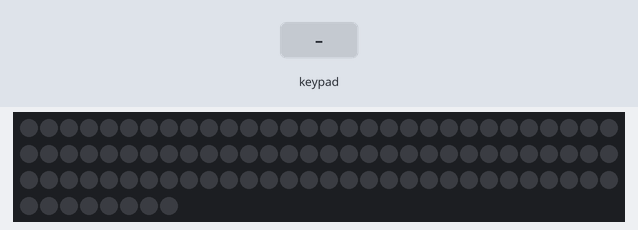
Simulated run of this sketch. Board: Arduino Uno, built with avr-gcc and run on an emulated ATmega328P. On the bench: 98 RGB LEDs in strip order, left to right, continuing on the next row. The test bench sets the inputs (shaded band). Random numbers use the default seed unless the sketch sets one; what the sketch prints to the serial monitor is not drawn.

Above: at 1.2 s.
1.3 s: keypad keys 6 7 8 9 D pressed 0.4 s apart
At 2.73 s:
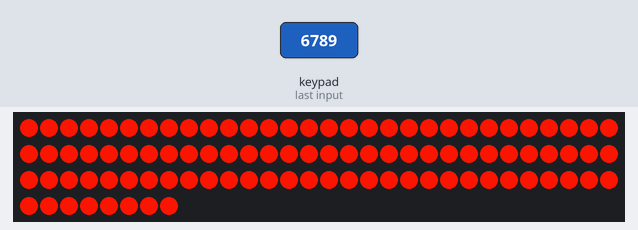
4.8 s: key '2' pressed
At 4.8 s:
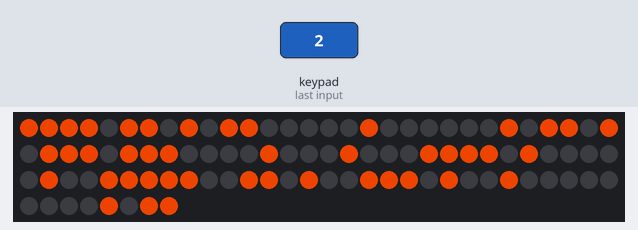
7.8 s: keypad keys 2 3 4 5 # pressed 0.4 s apart
At 9.4 s:
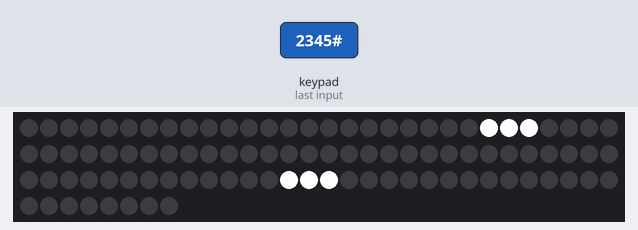

Measured:
- after the input at 1.3 s, the LEDs: change after 1.2 s (image 1)

The sketch:

hat_test.ino
```cpp
//#include "avdweb_VirtualDelay.h"

//VirtualDelay delay1;

# define FASTLED_INTERNAL
# include <FastLED.h>
# include <Keypad.h>
# define NUM_LEDS  98
#define NUM_WHITE   3
//130 for white hat
//115 for black hat
# define LED_PIN 10
int brightNum = 256;
int r = 0;
int g = 0;
int b = 0;
int amount = 1;
int delayNum = 5;
int amountDelay = 1;
boolean delaytf = true;
char key;
int lastDelay = delayNum;
const byte rows = 4; //four rows
const byte cols = 4; //three columns
boolean isHashtagHold = false;
boolean isStarHold = false;
CRGB leds[NUM_LEDS];
boolean wtf = false;
char mode;
unsigned long previousMillis = 0;
const long interval = 50;
char function = '1';
CRGB color = CRGB::Blue;
char keys[rows][cols] = {
  {'1','2','3', 'A'},
  {'4','5','6', 'B'},
  {'7','8','9', 'C'},
  {'*','0','#', 'D'}
};
byte rowPins[rows] = {2, 3, 4, 5}; //connect to the row pinouts of the keypad
byte colPins[cols] = {6, 7, 8, 9}; //connect to the column pinouts of the keypad
Keypad key2 = Keypad( makeKeymap(keys), rowPins, colPins, rows, cols );
void setup() {
  FastLED.addLeds<WS2812, LED_PIN, GRB>(leds, NUM_LEDS);
  // put your setup code here, to run once:
  Serial.begin(9600);
  mode = 'A';
  key2.addEventListener(keypadEvent);
}

void loop() {
//time = millis();
Serial.println(delayNum);
delayThing();
colorChange();
brightness();
  // put your main code here, to run repeatedly:
  key = key2.getKey();
  Serial.println(function);
  leds[0] = CRGB::Black;
  leds[1] = CRGB::Black;
  leds[2] = CRGB::Black;
  leds[3] = CRGB::Black;
  leds[4] = CRGB::Black;
    if(function == '1'){
     function1();
    }else if(function == '2'){
     function2();
    }else if(function == '3'){
     function3();
    }else if(function == '4'){
     function4();
    }else if(function == '5'){
      Serial.println("WRF");
     function5();
    }else if(function == '6'){
      //function6();
      meteorRain(10, 64, true);
    }else if(function == '7'){
      function7();
    }else if(function == '8'){
      function8();
    }else if(function == '9'){
      function9();
    }
//  function1();
//  function2();
//  //function3();
//  function4();

  //Serial.println(r);
  //leds.fill_solid(color);
  //function1();
}
void function1(){
  amount = 1;
  //if(function == '1'){
    for(int i = 4; i < NUM_LEDS; i++){
    leds[i] = color;
  }
  FastLED.show();
  //}
  if(mode == '1'){

  }
}
void function2(){
  if(function == '2'){
   //int a = 49;
     for(int j = 49; j < NUM_LEDS - 2; j++){

  //a++;
  leds[j] = CRGB(255, 255, 255);
  leds[0] = CRGB::Black;
  leds[1] = CRGB::Black;
  leds[2] = CRGB::Black;
  leds[3] = CRGB::Black;
  leds[4] = CRGB::Black;
  FastLED.show();
  leds[NUM_LEDS-j] = CRGB(255, 255, 255);
  leds[0] = CRGB::Black;
  leds[1] = CRGB::Black;
  leds[2] = CRGB::Black;
  leds[3] = CRGB::Black;
  leds[4] = CRGB::Black;
  FastLED.show();
  leds[j+1] = CRGB(255, 255, 255);
  leds[0] = CRGB::Black;
  leds[1] = CRGB::Black;
  leds[2] = CRGB::Black;
  leds[3] = CRGB::Black;
  leds[4] = CRGB::Black;
  FastLED.show();
  leds[NUM_LEDS-j-1] = CRGB(255, 255, 255);
  leds[0] = CRGB::Black;
  leds[1] = CRGB::Black;
  leds[2] = CRGB::Black;
  leds[3] = CRGB::Black;
  leds[4] = CRGB::Black;
  FastLED.show();
  leds[j+2] = CRGB(255, 255, 255);
  leds[0] = CRGB::Black;
  leds[1] = CRGB::Black;
  leds[2] = CRGB::Black;
  leds[3] = CRGB::Black;
  leds[4] = CRGB::Black;
  FastLED.show();
  leds[NUM_LEDS-j-2] = CRGB(255, 255, 255);
  leds[0] = CRGB::Black;
  leds[1] = CRGB::Black;
  leds[2] = CRGB::Black;
  leds[3] = CRGB::Black;
  leds[4] = CRGB::Black;
  FastLED.show();

  //FastLED.show();
  leds[j] = color;
  leds[NUM_LEDS-j] = color;
  leds[0] = CRGB::Black;
  leds[1] = CRGB::Black;
  leds[2] = CRGB::Black;
  leds[3] = CRGB::Black;
  leds[4] = CRGB::Black;
    Serial.println(j);
    Serial.println(j);
    myDelay(delayNum);

    Serial.println("wtf");
  //Serial.print("HELLO");
  //FastLED.show();
  }
  for(int i = 4; i < NUM_LEDS; i++){
    leds[i] = color;
  }
  FastLED.show();
  }
  }

  void function3() {
    for(int i = 4; i < NUM_LEDS; i++){
      leds[i] = CRGB::Blue;
      FastLED.show();
    }
    myDelay(delayNum);
    for(int i = 4; i < NUM_LEDS; i++){
      leds[i] = CRGB::Purple;
      FastLED.show();
    }
    myDelay(delayNum);
    for(int i = 4; i < NUM_LEDS; i++){
      leds[i] = CRGB::Red;
      FastLED.show();
    }
    myDelay(delayNum);
    for(int i = 4; i < NUM_LEDS; i++){
      leds[i] = CRGB::Yellow;
      FastLED.show();
    }
    myDelay(delayNum);
    for(int i = 4; i < NUM_LEDS; i++){
      leds[i] = CRGB::Green;
      FastLED.show();
    }
    myDelay(delayNum);

  }
//  void setAll(int re,int gr, int bl){
//    for(int i = 4; i < NUM_LEDS; i++){
//      leds[i].setRGB( re, gr, bl);
//    }
//    FastLED.show();
//  }
  void function4(){
      if(function != '4') goto stupid;
      for(int i = 4; i < NUM_LEDS; i++){
        leds[i] = CRGB::Black;
        FastLED.show();
        delay4(delayNum, '4');
        Serial.println(function);
      }
      if(function != '4') goto stupid;
      for(int i = 4; i < NUM_LEDS; i++){
        leds[i] = color;
        FastLED.show();
        delay4(delayNum, '4');
      }
      stupid: String stupid = "Bennett";
  }
  void delay4(int time, char fun){
    unsigned long t = millis();
    t = 0;
    while(t < time){
    check();
    delayThing();
    colorChange();
    brightness();
    if(function != '4'){
      goto nothing;
    }
    t++;
  }
  Serial.println(t);
  nothing: String no = "no";
  }
  void function5() {
  int Position=0;
  Serial.println("DFHISDHGIOSDHIUFHIUGSEGHUIBDUIFG");
  for(int i=0; i<6; i++)
  {
      Position++; // = 0; //Position + Rate;
      for(int i=0; i<NUM_LEDS; i++) {
        // sine wave, 3 offset waves make a rainbow!
        //float level = sin(i+Position) * 127 + 128;
        //setPixel(i,level,0,0);
        //float level = sin(i+Position) * 127 + 128;
        leds[i] = CRGB(((sin(i+Position) * 127 + 128)/255)*r,
                   ((sin(i+Position) * 127 + 128)/255)*g,
                   ((sin(i+Position) * 127 + 128)/255)*b);
      }

      FastLED.show();
      myDelay(delayNum);
  }
}
void function6(){
    FastLED.clear();
//    for(int i = 4; i < NUM_LEDS; i++){
//      leds[i] =
//    }
FastLED.show();
//
    leds[31] = CRGB(67, 92, 200);
    leds[33] = CRGB(67, 92, 200);
    leds[35] = CRGB(67, 92, 200);
    leds[37] = CRGB(67, 92, 200);
    leds[65] = CRGB(67, 92, 200);
    leds[67] = CRGB(67, 92, 200);
    leds[69] = CRGB(67, 92, 200);
    leds[71] = CRGB(67, 92, 200);
    leds[12] = CRGB(67, 92, 200);
    leds[14] = CRGB(67, 92, 200);
    leds[16] = CRGB(67, 92, 200);
    leds[18] = CRGB(67, 92, 200);
    leds[48] = CRGB(67, 92, 200);
    leds[50] = CRGB(67, 92, 200);
    leds[52] = CRGB(67, 92, 200);
    leds[54] = CRGB(67, 92, 200);
    FastLED.show();
  }
  void meteorRain(byte meteorSize, byte meteorTrailDecay, boolean meteorRandomDecay) {
  FastLED.clear();
  for(int i = 4; i < NUM_LEDS; i++) {

    if(function != '6') goto hello;
    // fade brightness all LEDs one step
    for(int j=0; j<NUM_LEDS; j++) {
      if( (!meteorRandomDecay) || (random(10)>5) ) {
        fadeToBlack(j, meteorTrailDecay );
      }
    }
    if(function != '6') goto hello;
    // draw meteor
    for(int j = 0; j < meteorSize; j++) {
      if( ( i-j <NUM_LEDS) && (i-j>=0) ) {
        leds[i] = CRGB(r, g, b);
      }
    }

    FastLED.show();
    myDelay(delayNum);
    hello: String hello = "hi";
  }
}

void fadeToBlack(int ledNo, byte fadeValue) {
 #ifdef ADAFRUIT_NEOPIXEL_H
    // NeoPixel
    uint32_t oldColor;
    uint8_t red, green, blue;
    int value;

    oldColor = strip.getPixelColor(ledNo);
    red = (oldColor & 0x00ff0000UL) >> 16;
    green = (oldColor & 0x0000ff00UL) >> 8;
    blue = (oldColor & 0x000000ffUL);

    red=(r<=10)? 0 : (int) red-(red*fadeValue/256);
    green=(g<=10)? 0 : (int) green-(green*fadeValue/256);
    blue=(b<=10)? 0 : (int) blue-(blue*fadeValue/256);

    strip.setPixelColor(ledNo, red,green,blue);
 #endif
 #ifndef ADAFRUIT_NEOPIXEL_H
   // FastLED
   leds[ledNo].fadeToBlackBy( fadeValue );
 #endif
}
void function7(){
  for(int i = 4; i < NUM_LEDS; i++){
    leds[i] = CRGB(random(0, r), random(0, g), random(0, b));
  }
  FastLED.show();
  myDelay(delayNum);
}
void function8(){
  if(function != '8') goto lol;
  for( int colorStep=0; colorStep<256; colorStep++ ) {
      int r = 255-colorStep;  // Redness starts at zero and goes up to full
      int g = colorStep;  // Blue starts at full and goes down to zero
      int b = 0;              // No green needed to go from blue to red
      if(function != '8') goto lol;
      for(int x = 0; x < NUM_LEDS; x++){
          leds[x] = CRGB(r,g,b);
      }
      FastLED.show();
      myDelay(delayNum);
  }
  if(function != '8') goto lol;
  for( int colorStep=0; colorStep<256; colorStep++ ) {
      int r = 0;  // Redness starts at zero and goes up to full
      int g = 255-colorStep;  // Blue starts at full and goes down to zero
      int b = colorStep;              // No green needed to go from blue to red
      if(function != '8') goto lol;
      for(int x = 0; x < NUM_LEDS; x++){
          leds[x] = CRGB(r,g,b);
      }
      FastLED.show();
      myDelay(delayNum);
  }
  if(function != '8') goto lol;
  for( int colorStep=0; colorStep<256; colorStep++ ) {
      int r = colorStep;  // Redness starts at zero and goes up to full
      int g = 0;  // Blue starts at full and goes down to zero
      int b = 255 - colorStep;              // No green needed to go from blue to red
      if(function != '8') goto lol;
      for(int x = 0; x < NUM_LEDS; x++){
          leds[x] = CRGB(r,g,b);
      }
      FastLED.show();
      myDelay(delayNum);
  }
  lol: String lol = "lol";
}
void function9(){
  if(function != '9') goto lol;
  for( int colorStep=0; colorStep<256; colorStep++ ) {
      int r = 255-colorStep;  // Redness starts at zero and goes up to full
      int g = colorStep;  // Blue starts at full and goes down to zero
      int b = 0;              // No green needed to go from blue to red
      if(function != '9') goto lol;
      for(int x = 0; x < NUM_LEDS; x++){
          leds[random(0, NUM_LEDS)] = CRGB(r,g,b);
          leds[random(0, NUM_LEDS)] = CRGB::Black;
      }
      FastLED.show();
      myDelay(delayNum);
  }
  if(function != '9') goto lol;
  for( int colorStep=0; colorStep<256; colorStep++ ) {
      int r = 0;  // Redness starts at zero and goes up to full
      int g = 255-colorStep;  // Blue starts at full and goes down to zero
      int b = colorStep;              // No green needed to go from blue to red
      if(function != '9') goto lol;
      for(int x = 0; x < NUM_LEDS; x++){
          leds[random(0, NUM_LEDS)] = CRGB(r,g,b);
          leds[random(0, NUM_LEDS)] = CRGB::Black;
      }
      FastLED.show();
      myDelay(delayNum);
  }
  if(function != '9') goto lol;
  for( int colorStep=0; colorStep<256; colorStep++ ) {
      int r = colorStep;  // Redness starts at zero and goes up to full
      int g = 0;  // Blue starts at full and goes down to zero
      int b = 255 - colorStep;              // No green needed to go from blue to red
      if(function != '9') goto lol;
      for(int x = 0; x < NUM_LEDS; x++){
          leds[random(0, NUM_LEDS)] = CRGB(r,g,b);
          leds[random(0, NUM_LEDS)] = CRGB::Black;
      }
      FastLED.show();
      myDelay(delayNum);
  }
  lol: String lol = "lol";
}
void check(){
  Serial.println(key2.getKey());
  if(key2.getKey() == '1'){
    function = key2.getKey();
    Serial.println(key2.getKey());
  }
}
void myDelay(int time){
  unsigned long t = millis();
  t = 0;
  while(t < time){
    check();
    delayThing();
    colorChange();
    brightness();
    if(function == '1'){
      goto nothing;
    }
    t++;
  }
  Serial.println(t);
  nothing: String no = "no";
}
//void delayer(){
//  if(delaytf){
//    delay(delayNum);
//    amount = 30;
//    //amountDelay = delayNum;
//  }
//}
void keypadEvent(KeypadEvent key){
    switch (key2.getState()){

    case PRESSED:
        delaytf = !delaytf;
        if(key == '1'){
          function = '1';

          //function1();
        }else if(key == '2'){
          function = '2';
        }else if(key == '3'){
          function = '3';
        }else if(key == '4'){
          function = '4';
        }else if(key == '5'){
          function = '5';
          Serial.println("WTFDFF");
        }else if(key == '6'){
          function = '6';
        }else if(key == '7'){
          function = '7';
        }else if(key == '8'){
          function = '8';
        }else if(key == '9'){
          function = '9';
        }
        if(key == 'A'){
          mode = 'A';
          Serial.println(mode);

        }
        else if(key == 'B'){
          mode = 'B';
          Serial.println(mode);
        }
        else if(key == 'C'){
          mode = 'C';
          Serial.println("sdlfkhdshfshdiof");
          Serial.println(mode);
        }
        else if(key == 'D'){
          mode = 'D';
          Serial.println(mode);
        }
        else if(key == '#'){
          isHashtagHold = !isHashtagHold;
        }
        else if(key == '*') {
            isStarHold = !isStarHold;
            Serial.println("HELLO");
        }else if(key == '0'){
          mode = '0';
        }
        break;

        case RELEASED:

        delaytf = !delaytf;
        if(key == '*') {
            isStarHold = !isStarHold;
            Serial.println("HELLO");
        }else if(key == '#'){
          isHashtagHold = !isHashtagHold;
        }

//        case HOLD:
//        delaytf = !delaytf;
    }


}
void delayThing(){
  if(mode == 'A'){
    if(isHashtagHold && delayNum <= 69){
      delayNum += amountDelay;
      if(amountDelay > 69){
        delayNum = 69;
      }
    }else if(isStarHold && delayNum > 1){
      delayNum -= amountDelay;
      if(amountDelay < 1){
        delayNum = 1;
      }
    }
  }
}
int colorChange(){
  if(mode == 'B'){
    r = increase(r);
    r = decrease(r);
    Serial.print("r ");
    Serial.print(r);
    Serial.println();
  }else if(mode == 'C'){
    g = increase(g);
    g = decrease(g);
    Serial.print("g ");
    Serial.print(g);
    Serial.println();
  }else if(mode == 'D'){
    b = increase(b);
    b = decrease(b);
    Serial.print("b ");
    Serial.print(b);
    Serial.println();
  }
  color = CRGB( r, g, b);
}
int increase(int num){
  if(isHashtagHold && num <= 255 && num >= 0){
    num+= amount;

    if(num > 255){
      num = 255;
    }
    //delay(20);
  }
  return num;
}
int decrease(int num){
  if(isStarHold  && num <= 255 && num >= 0){
    num-= amount;
    if(num < 0){
      num = 0;
    }
    //delay(20);
  }
  return num;
}
void brightness(){
  if(mode == '0'){
   brightNum = increase(brightNum);
   brightNum = decrease(brightNum);
   FastLED.setBrightness(brightNum);
  }
}
```
